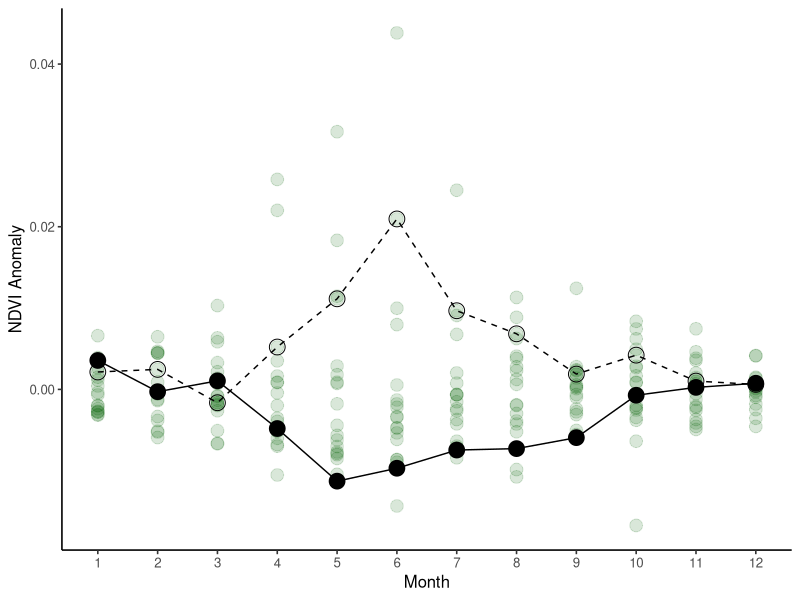
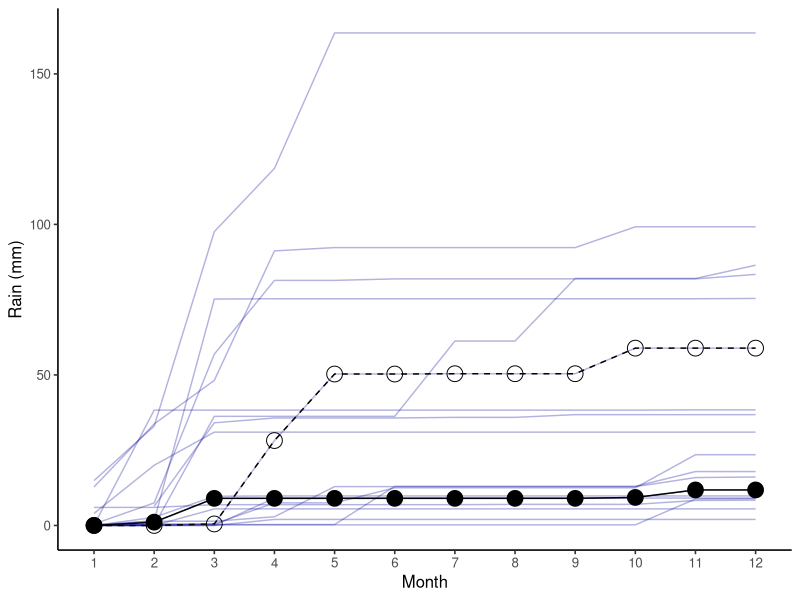
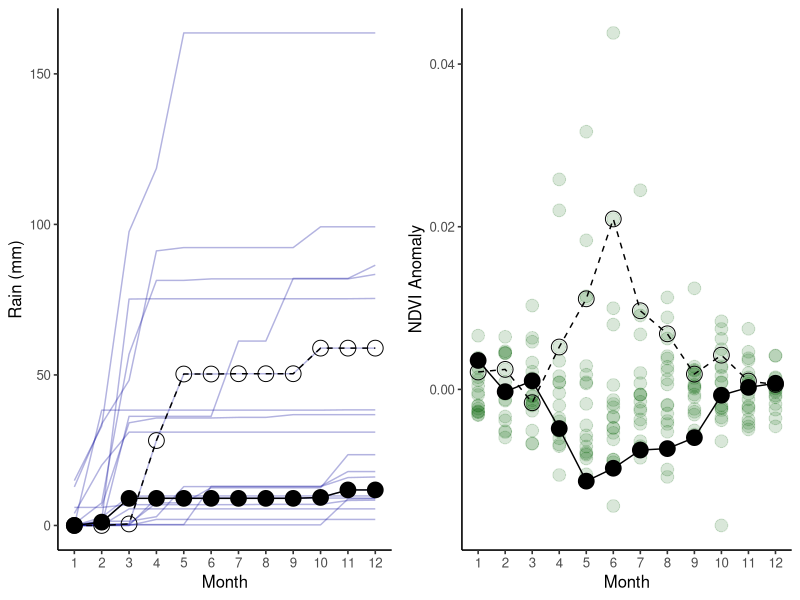

Here is the R script that generated these plots, in order:
##Code the produces the building blocks of Figure 2.
##Runs on a PC

library(ggplot2)
library(dplyr)
library(lubridate)
library(gridExtra)

# set strings as factors to false
options(stringsAsFactors = FALSE)

#Read in monthly NDVI summary with rainfall attached
interduneNDVI_rain <- read.csv("Data/Monthly_NDVI_Interdune_2000-2018_MOD13Q1_rain.csv", header = TRUE)

interduneNDVI_rain18<-interduneNDVI_rain[interduneNDVI_rain$Year==2018,]
interduneNDVI_rain17<-interduneNDVI_rain[interduneNDVI_rain$Year==2017,]

(ndvi_plot <- interduneNDVI_rain %>%
  ggplot(aes(x = Month, y = NDVI_anomaly),interduneNDVI_rain) +
  geom_point(alpha = .15, size= 4, color = "darkgreen")+
  labs(y = "NDVI Anomaly",
       x = "Month") +
  scale_x_discrete(limits=c("1","2","3","4","5","6","7","8","9","10","11","12"))+
  geom_point(aes(x=Month, y =NDVI_anomaly), size =5, shape=1, interduneNDVI_rain18)+
  geom_point(aes(x=Month, y =NDVI_anomaly), size = 5, interduneNDVI_rain17)+
  geom_line(aes(x=Month, y =NDVI_anomaly), interduneNDVI_rain17)+
  geom_line(aes(x=Month, y =NDVI_anomaly),linetype = "dashed", interduneNDVI_rain18)+
  theme_classic(base_size = 12))

interduneNDVI_rain$Year <- factor(interduneNDVI_rain$Year)

(rain_plot <- interduneNDVI_rain %>%
  ggplot(aes(x = Month, y = AnnSumRain),interduneNDVI_rain) +

  geom_line(data = interduneNDVI_rain, aes(x=Month, y = AnnSumRain, color = Year, ), alpha=0.3, show.legend = FALSE)+
  scale_color_manual(values=c("#000099", "#000099","#000099","#000099","#000099","#000099","#000099","#000099","#000099","#000099","#000099","#000099","#000099","#000099","#000099","#000099","#000099","#000099","#000099"))+
  labs(y = "Rain (mm)",
       x = "Month") +
  scale_x_discrete(limits=c("1","2","3","4","5","6","7","8","9","10","11","12"))+
  geom_point(aes(x=Month, y =AnnSumRain), size =5, shape=1, interduneNDVI_rain18)+
  geom_point(aes(x=Month, y =AnnSumRain), size = 5, interduneNDVI_rain17)+
  geom_line(aes(x=Month, y =AnnSumRain), interduneNDVI_rain17)+
  geom_line(aes(x=Month, y =AnnSumRain),linetype = "dashed", interduneNDVI_rain18)+
    theme_classic(base_size = 12))


figure2<-grid.arrange(rain_plot, ndvi_plot, ncol = 2)
Fig2<-arrangeGrob(rain_plot, ndvi_plot, ncol = 2)
ggsave(file="Figures/Fig2.png", Fig2, width = 8, height = 4, dpi = 600, units = "in", device='png')



